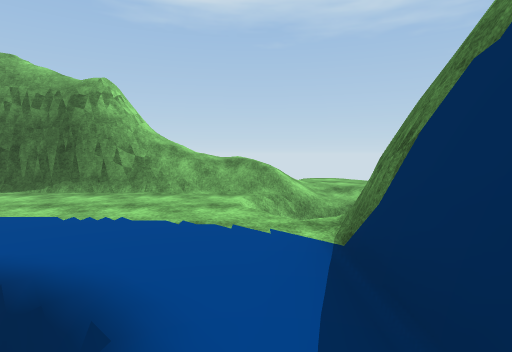
[1] (above)

21 first-person views from a walk through a 3-D level made in the Unity game engine. The camera is 1.5 m above the floor, tilts 4° down and sees 80° across. The floor is counted in squares, 2 m on a side. Each view is taken from the middle of a square. On the plan, view 1 faces up. The plan holds only what a view shows up to about 10 squares ahead; the rest is blank. The place goes on beyond the plan. The player is left out. Some surface patterns are stand-ins.

[2]
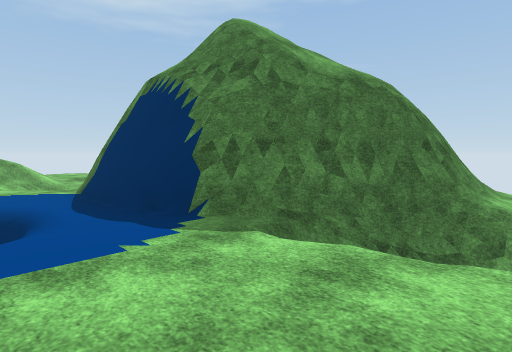

[3]
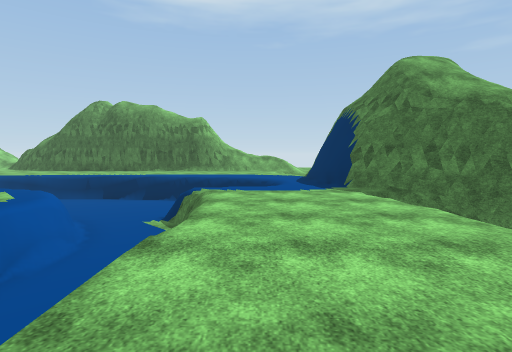

[4]
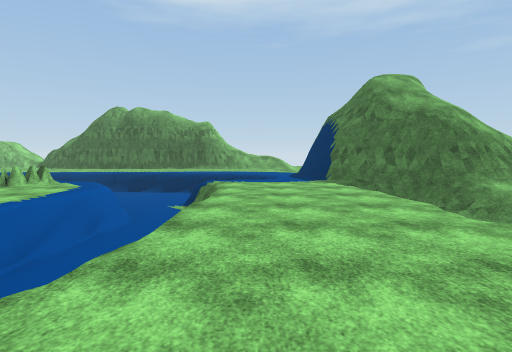

[5]
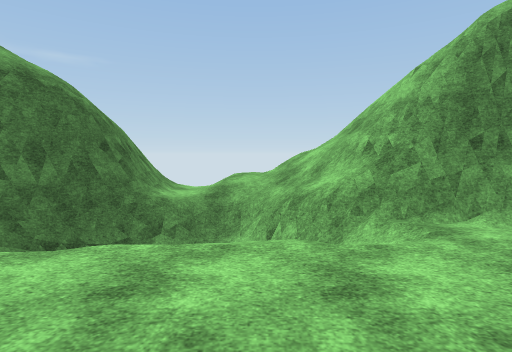

[6]
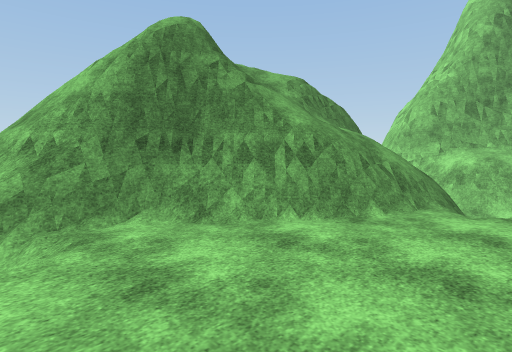

[7]
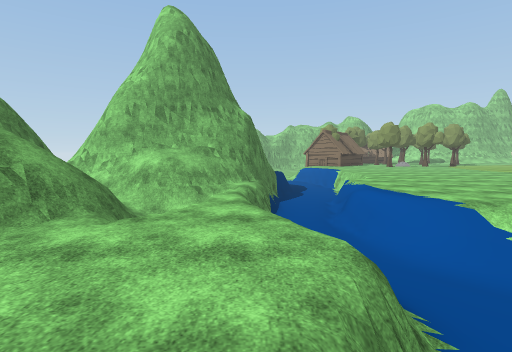

[8]
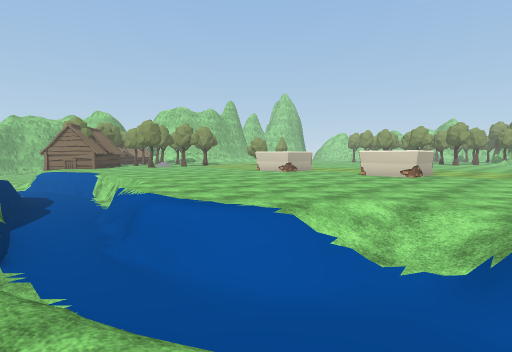

[9]
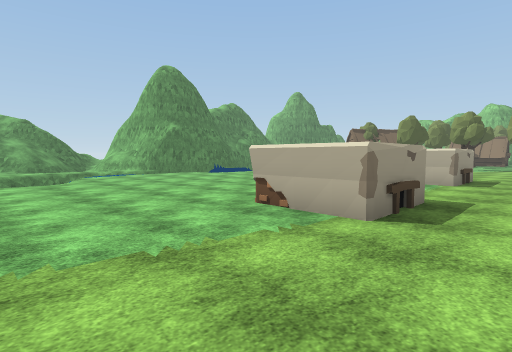

[10]
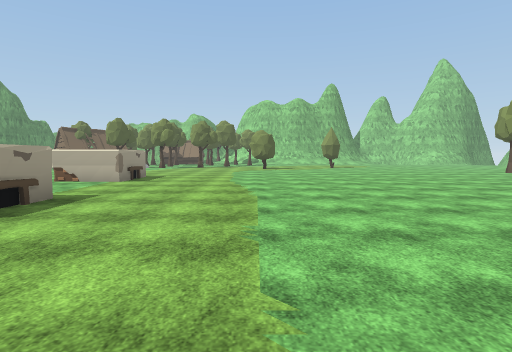

[11]
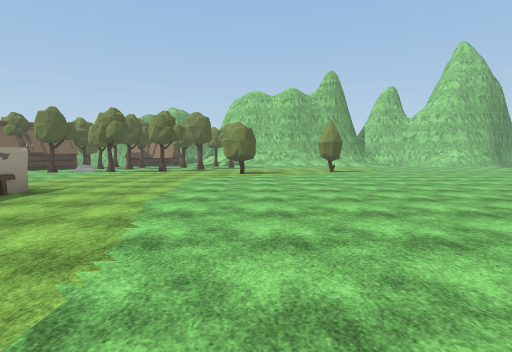

[12]
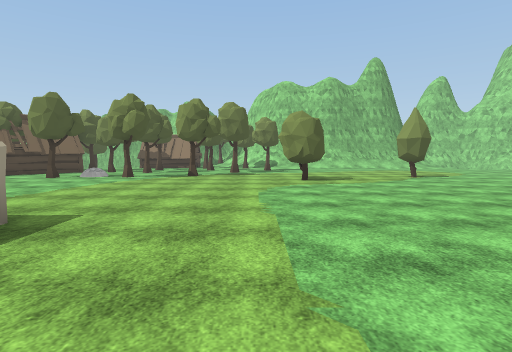

[13]
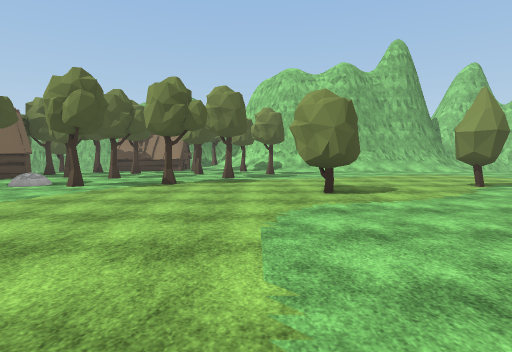

[14]
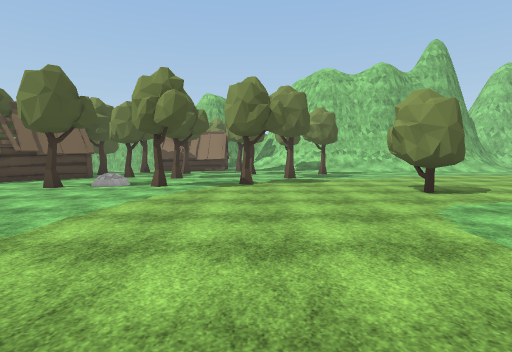

[15]
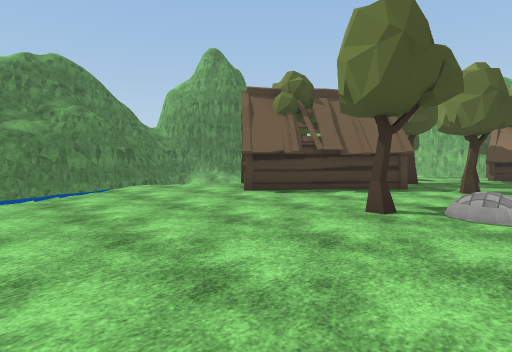

[16]
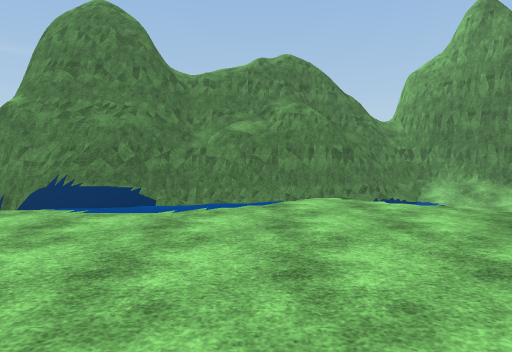

[17]
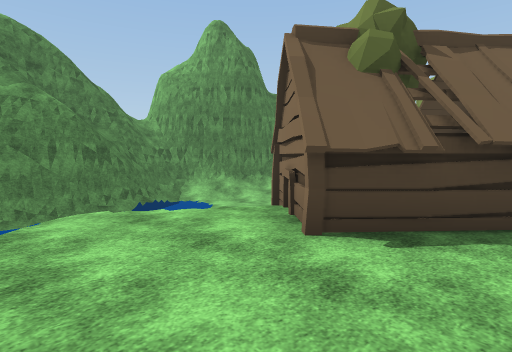

[18]
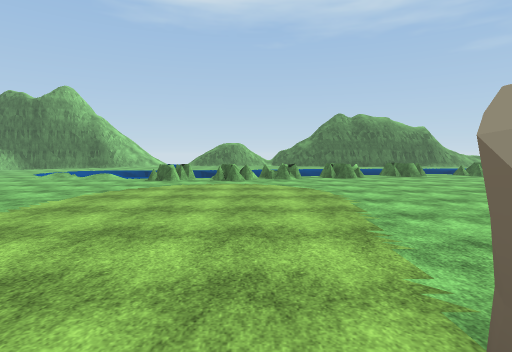

[19]
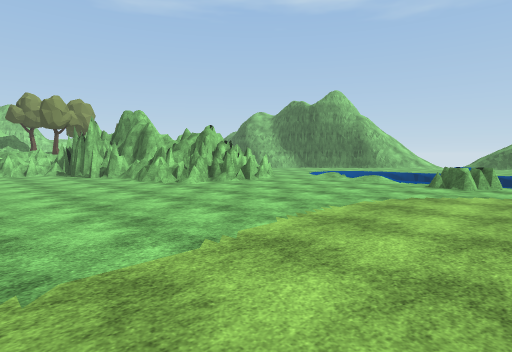

[20]
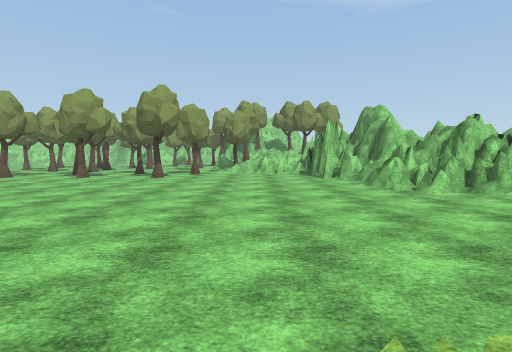

[21]
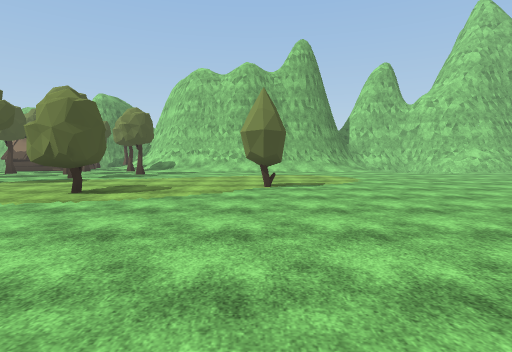

### Floor plan
Key: @ floor where view 1 was taken; # wall or solid block; . main floor; - floor 0.25 m lower than the main floor; : floor 0.5 m higher than the main floor; _ floor 1.5 m lower than the main floor; / step, stairs or slope; = window, fence, low wall or low ledge; v drop or lower ground; T tree; H hut; O other object.
Columns run from 27 left of view 1 to 4 right of it. Each row starts with its distance up from view 1.
  9                              //
  8                        ##/  /./
  7                       ###/////
  6                       .##=////
  5                        ....//
  4                        ....//
  3                         ....#
  2                     __ v  =.#
  1                     ____   .#
  0                      ____  @##
 -1                    == __=////#
 -2                     =.=_==../###
 -3      ///.===#=.=......./_=.../##
 -4      ../.====....... ..=_v...//#
 -5    ##..............   ./_=.../=#
 -6  ###=.............    .__=.../##
 -7 ####=.............     __/....##
 -8 #:=#.............       /....=#
 -9 #................   .//_=...=##
-10 ....................///_=...=#
-11 .....................///////##
-12 ......................//_=/=#
-13 .............OO........=_v/  ##
-14 T............OO .......=_=/.-==
-15 ..............   ....../_==####
-16 ...............   .....__####
-17 T..............   ....=__#
-18 .............OO     ./___#
-19 T............OO      /__##
-20   .............       __=#
-21  ..............     .. _=##
-22  .....................  =/#
-23  .....................   /#
-24  .....................=   #
-25 ........TT.............   ##
-26 .....T...T....T..T..../   /#
-27 ............T...O..HH.    /#
-28 ..................HHTH   __##
-29 ...........T...TT.H H    __/#

Where each view was taken, in squares from view 1:
view 1: 0 up, 0 right, facing up
view 2: 4 down, 1 left, facing up-right
view 3: 8 down, 1 left, facing up
view 4: 10 down, 1 left, facing up
view 5: 5 down, 1 left, facing right
view 6: 6 down, 1 left, facing down-right
view 7: 7 down, 2 left, facing down
view 8: 9 down, 2 left, facing down-left
view 9: 9 down, 16 left, facing down-right
view 10: 9 down, 18 left, facing down
view 11: 13 down, 19 left, facing down
view 12: 16 down, 17 left, facing down
view 13: 19 down, 17 left, facing down
view 14: 19 down, 15 left, facing down
view 15: 22 down, 12 left, facing down-right
view 16: 24 down, 10 left, facing right
view 17: 24 down, 9 left, facing down-right
view 18: 13 down, 15 left, facing up
view 19: 12 down, 16 left, facing up-left
view 20: 11 down, 17 left, facing left
view 21: 19 down, 22 left, facing down
